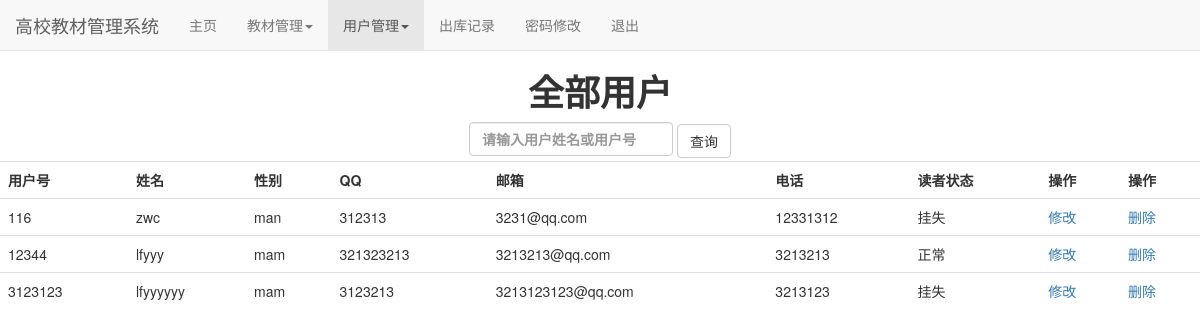
The app's page /jc/admin_user.php with its own data.
### tables this page shows
CREATE TABLE `user_info`  (
  `id` int(11) NOT NULL,
  `name` varchar(255) NOT NULL,
  `sex` varchar(255) NULL DEFAULT NULL,
  `qq` varchar(255) NULL DEFAULT NULL,
  `email` varchar(255) NULL DEFAULT NULL,
  `phone` varchar(255) NOT NULL,
  PRIMARY KEY (`id`) USING BTREE
);

### jc/admin_user.php (the view, shortened to what this page needs)
<?php
include ('mysqli_connect.php');
?>
<!DOCTYPE html>
<html lang="en">
<head>
    <link rel="stylesheet" href="https://cdn.bootcdn.net/ajax/libs/twitter-bootstrap/3.4.1/css/bootstrap.min.css">
</head>
<body>
<nav class="navbar navbar-default navbar-static-top" role="navigation">
    <div class="container-fluid">
        <div class="navbar-header">
            <a class="navbar-brand" href="#">高校教材管理系统</a>
        </div>
        <div>
            <ul class="nav navbar-nav">
                <li ><a href="admin_index.php">主页</a></li>
                <li class="dropdown">
                    <a href="#" class="dropdown-toggle" data-toggle="dropdown">教材管理<b class="caret"></b>
                    </a>
                </li>
                <li class="active" class="dropdown">
                    <a href="#" class="dropdown-toggle" data-toggle="dropdown">用户管理<b class="caret"></b>
                    </a>
                </li>
                <li><a href="admin_borrow_info.php">出库记录</a></li>
                <li><a href="admin_repass.php">密码修改</a></li>
                <li><a href="login.php">退出</a></li>
            </ul>
        </div>
    </div>
</nav>
<h1 style="text-align: center"><strong>全部用户</strong></h1>
<form  id="query" action="admin_user.php" method="POST">
    <div id="query">
        <label ><input  name="readerquery" type="text" placeholder="请输入用户姓名或用户号" class="form-control"></label>
        <input type="submit" value="查询" class="btn btn-default">
    </div>
</form>
<table  width='100%' class="table table-hover">
    <tr>
        <th>用户号</th>
        <th>姓名</th>
        <th>性别</th>
        <th>QQ</th>
        <th>邮箱</th>
        <th>电话</th>
        <th>读者状态</th>
        <th>操作</th>
        <th>操作</th>
    </tr>
    <?php
    if ($_SERVER["REQUEST_METHOD"] == "POST")
    {
        $gjc = $_POST["readerquery"];
        $sql="select user_info.id, user_info.name,sex,qq,email,phone,card_state from user_info,user_card
        where user_info.id=user_card.id and (name like '%{$gjc}%' or id like '%{$gjc}%') ;";
    }
    else{
        $sql="select user_info.id, user_info.name, sex, qq, email, phone, card_state
        from user_info, user_card where user_info.id = user_card.id";
    }
    $res=mysqli_query($dbc,$sql);
    foreach ($res as $row){
        echo "<tr>";
        echo "<td>{$row['id']}</td>";
        echo "<td>{$row['name']}</td>";
        echo "<td>{$row['sex']}</td>";
        echo "<td>{$row['qq']}</td>";
        echo "<td>{$row['email']}</td>";
        echo "<td>{$row['phone']}</td>";
        if($row['card_state']==1) echo "<td>正常</td>"; else echo "<td>挂失</td>";
        echo "<td><a href='admin_user_edit.php?id={$row['id']}'>修改</a></td>";
        echo "<td><a href='admin_user_del.php?id={$row['id']}'>删除</a></td>";
        echo "</tr>";
    };
    ?>
</table>
</body>
</html>

### jc/admin_user.php (style rules this page uses)
body { width: 100%; height:auto; }
#query { text-align: center; }

### records on screen
user_info: id "116", name "zwc", sex "man", qq "312313", email "3231@qq.com", phone "12331312", shows "挂失"
user_info: id "12344", name "lfyyy", sex "mam", qq "321323213", email "3213213@qq.com", phone "3213213", shows "正常"
user_info: id "3123123", name "lfyyyyyy", sex "mam", qq "3123213", email "3213123123@qq.com", phone "3213123", shows "挂失"
